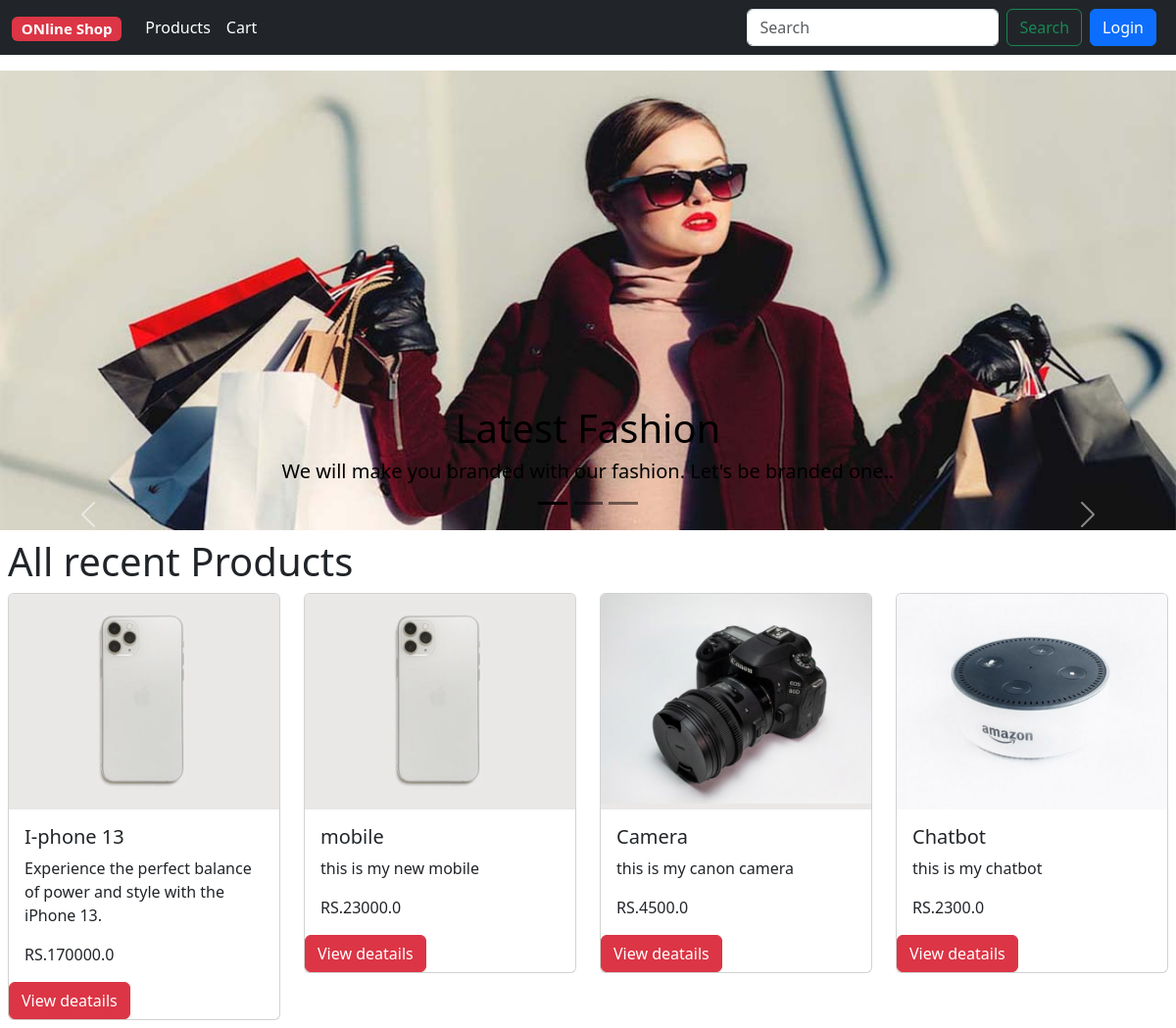
The page / on the database its author committed.
### product/models.py (models this page shows, shortened)
class Product(models.Model):
    product_name = models.CharField(max_length=100)
    category=models.ForeignKey(to=Category, on_delete=models.CASCADE)
    product_price = models.FloatField()
    description = models.TextField()
    image = models.ImageField(upload_to='product_images')
    is_instock = models.BooleanField(default=True)
    created_at = models.DateTimeField(auto_now_add=True)
    updated_at = models.DateTimeField(auto_now = True)

### userpage/views.py (the view)
# urls.py: path('',views.home_page,name="home-page"),
def home_page(request):
    products = Product.objects.all()[:6]
    return render(request,"userpage/homepage.html",{
        'products': products
    })

### userpage/templates/userpage/homepage.html (shortened to what this page needs)
{% extends 'user-layout.html' %}
{% load static %}
{% block content %}
<div id="carouselExampleDark" class="carousel carousel-dark slide mt-3">
  <div class="carousel-indicators">
    <button type="button" data-bs-target="#carouselExampleDark" data-bs-slide-to="0" class="active" aria-current="true" aria-label="Slide 1"></button>
    <button type="button" data-bs-target="#carouselExampleDark" data-bs-slide-to="1" aria-label="Slide 2"></button>
    <button type="button" data-bs-target="#carouselExampleDark" data-bs-slide-to="2" aria-label="Slide 3"></button>
  </div>
  <div class="carousel-inner">
    <div class="carousel-item active" data-bs-interval="10000">
     <img src="{% static 'images/fashion.jpg' %}" class="d-block w-100" alt="...">
      <div class="carousel-caption d-none d-md-block">
        <h1>Latest Fashion</h1>
        <h5>We will make you branded with our fashion. Let's be branded one..</h5>
      </div>
      </div>
    </div>
    </div>
  <button class="carousel-control-prev" type="button" data-bs-target="#carouselExampleDark" data-bs-slide="prev">
    <span class="carousel-control-prev-icon" aria-hidden="true"></span>
  </button>
  <button class="carousel-control-next" type="button" data-bs-target="#carouselExampleDark" data-bs-slide="next">
    <span class="carousel-control-next-icon" aria-hidden="true"></span>
  </button>
<div class="containter-fluid p-2">
<h1>All recent Products</h1>
<div class="row row-cols-1 row-cols-md-4 g-4">
  {% for product in products %}
  <div class="col">
    <div class="card">
      <img src="{{ product.image.url }}" class="card-img-top" alt="...">
      <div class="card-body">
        <h5 class="card-title">{{product.product_name}}</h5>
        <p class="card-text">{{product.description}}</p>
         <p class="card-text">RS.{{product.product_price}}</p>
      </div>
      <div class="footer">
        <a href="{% url 'product-detail' product.id %}" class="btn btn-danger">View deatails</a>
      </div>
    </div>
  </div>
{% endfor %}
  </div>
</div>
{% endblock %}

### rows shown on the page
Product: image (picture), product_name "I-phone 13", description "Experience the perfect balance of power and style with the iPhone 13.", product_price "170000.0"
Product: image (picture), product_name "mobile", description "this is my new mobile", product_price "23000.0"
Product: image (picture), product_name "Camera", description "this is my canon camera", product_price "4500.0"
Product: image (picture), product_name "Chatbot", description "this is my chatbot", product_price "2300.0"
